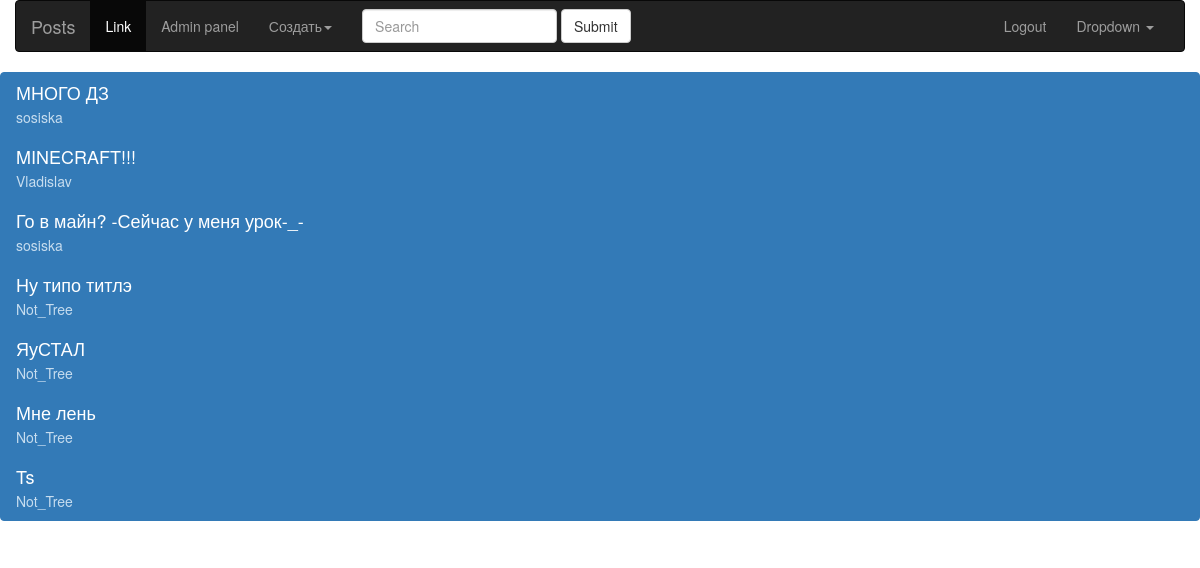
Screenshot of / (signed in) with the database file from the repository.
### post/models.py (models this page shows, shortened)
class LikeMixin:
    def like(self):
        self.likes += 1
        if self.likes % 10 == 0 and self.priopity < 100:
            self.priopity += 1                                  #1000 лайков до максимума  ❤999 == 100 priority

class Post(LikeMixin, models.Model):
    author = models.ForeignKey(Author, on_delete=models.CASCADE)
    tags = models.ManyToManyField(Tag)
    title = models.TextField(max_length=128, blank=False)
    slug = models.SlugField(max_length=128, unique=True)
    content = models.TextField(max_length=4096, blank=False)
    priopity = models.PositiveIntegerField(default=2, validators=(MaxValueValidator(100.0), ))
    likes = models.PositiveIntegerField(default=0)

class Author(LikeMixin, models.Model):
    user = models.OneToOneField(User, on_delete=models.CASCADE)
    priopity = models.PositiveIntegerField(default=2, validators=(MaxValueValidator(100.0), ))
    likes = models.PositiveIntegerField(default=0)
    def __str__(self):
        return self.user.username

### post/views.py (the view)
# urls.py: path('', PostsView.as_view(), name="post_api_url"),
class PostsView(View):
    def get(self, request):
        posts = None
        if request.GET.get('tag', False) and request.GET.get('author', False):
            posts = Post.objects.filter(
                tags__name__iexact=request.GET['tag'],
                author__user__username__iexact=request.GET['author']
            )
        elif request.GET.get('tag', False):
            posts = Post.objects.filter(tags__name__icontains=request.GET['tag'])
        elif request.GET.get('author', False):
            posts = Post.objects.filter(author__user__username__icontains=request.GET['author'])
        elif request.GET.get('search', False):
            posts = Post.objects.filter(
                Q(author__user__username__icontains=request.GET['search']) |
                Q(tags__name__icontains=request.GET['search'])
            )
        else:
            posts = Post.objects.all()
        posts = posts.order_by('likes').reverse()
        return render(request, 'post/index.html', context= {"posts" : posts})

### post/templates/post/index.html (shortened to what this page needs)
{% extends 'base.html' %}
{% block content %}
  <main>
      <div class="row">
          <div class="list-group">
              {% for post in posts %}
                  <a href="post/{{ post.slug }}" class="list-group-item active">
                  <h4 class="list-group-item-heading">{{ post.title }}</h4>
                  <p class="list-group-item-text">{{ post.author }}</p>
                  </a>
              {% endfor %}
            </div>
      </div>
  </main>
{% endblock content %}

### rows the page displays
Post: title "МНОГО ДЗ", author "sosiska"
Post: title "MINECRAFT!!!", author "Vladislav"
Post: title "Го в майн? -Сейчас у меня урок-_-", author "sosiska"
Post: title "Ну типо титлэ", author "Not_Tree"
Post: title "ЯуСТАЛ", author "Not_Tree"
Post: title "Мне лень", author "Not_Tree"
Post: title "Ts", author "Not_Tree"
